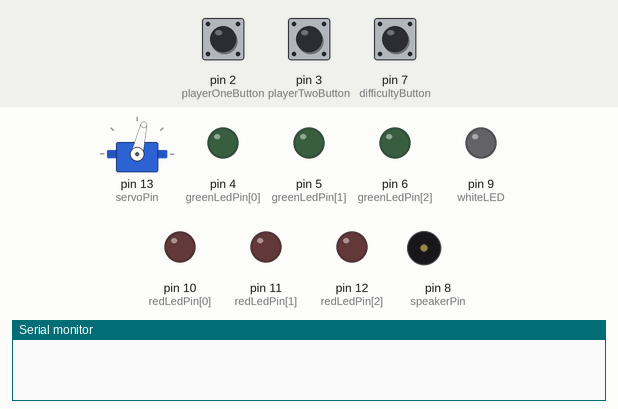
Simulated run of this sketch. Board: Arduino Uno, built with avr-gcc and run on an emulated ATmega328P. Parts: servo, output pins drawn as LEDs (lit = HIGH), buzzer (waves = sounding), the last lines printed to the serial monitor. Dashed ring = blinking. The inputs (shaded band) are chosen by the test bench; at power-on: pin 7 (difficultyButton) HIGH, pin 2 (playerOneButton) HIGH, pin 3 (playerTwoButton) LOW. Random numbers use the default seed unless the sketch sets one. At 63.6 s the program stops and its outputs stay as they are.

Above: at 4.9 s.
5.0 s: pin 7 (difficultyButton) pulled LOW for 2.5 s
At 7.4 s:
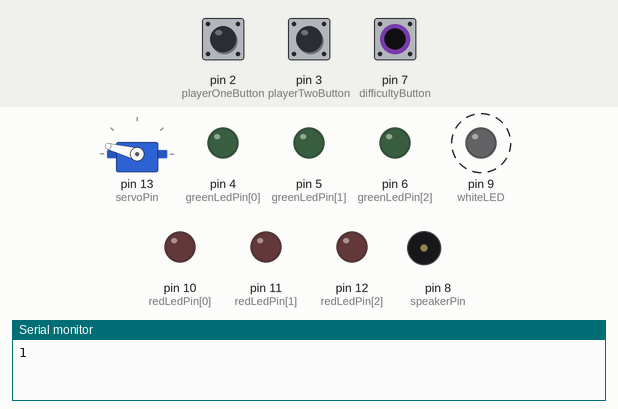
13.3 s: pin 2 (playerOneButton) pulled LOW for 2.5 s
At 64.7 s:
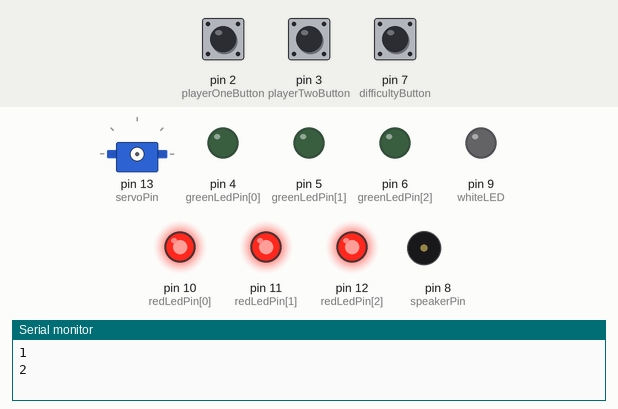
Timing chart, 0 to 65.1 s (numbered marks = the images above; inputs shaded):
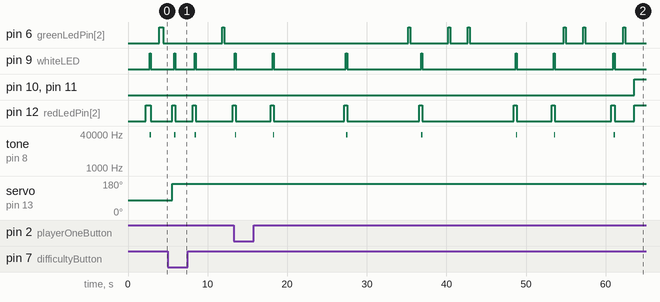

Measured:
- by itself, tone on pin 8 (speakerPin): plays 36781 Hz for 0.16 s, 36781 Hz for 0.16 s, 36781 Hz for 0.16 s, 36781 Hz for 0.16 s, 36781 Hz for 0.16 s, 36782 Hz for 0.16 s … (7 notes in this stretch)

The sketch:

sketch_oct31b.ino
```cpp
#include <Servo.h>

// assign LEDs, buttons and speaker to pins
int greenLedPin[] = {4, 5, 6};
int redLedPin[] = {10, 11, 12};
int playerOneButton = 2;
int playerTwoButton = 3;
int difficultyButton = 7;
int whiteLED = 9;
int speakerPin = 8;

// declare variables
int delayTimeHigh[] = {500, 250, 100}; // time delay between lights on/off
int delayTimeLow = 1000; // time delay between lights on/off
int score1 = 0; //p1 score
int score2 = 0; //p2 score
int randNumber1; //pins for green LEDS
int randNumber2; //pins for red LEDS
int whiteLEDOn; //whether white LED is on or off
int buttonState; //holds state of p1 button
int ledState; //holds state of current green LED that is on
int buttonState2; //holds state of p2 button
int ledState2; //holds state of current red LED that is on
int difficulty = 0; //value for difficulty
int t; // timer
Servo myServo; //create servo object
int servoPin = 13; // pin of the servo
int limits[2] = {10, 165}; // limits of rotation

//setup interrupt, button input and LED outputs
void setup() {
  for (int i = 0; i < 3; i++) {
    pinMode(greenLedPin[i], OUTPUT);
  }
  for (int i = 0; i < 3; i++) {
    pinMode(redLedPin[i], OUTPUT);
  }
  pinMode(playerOneButton, INPUT);
  pinMode(playerTwoButton, INPUT);
  pinMode(difficultyButton, INPUT);
  pinMode(whiteLED, OUTPUT);
  pinMode(speakerPin, OUTPUT);
  Serial.begin(9600);
  pinMode(1, OUTPUT);
  myServo.attach(servoPin); // set up servo
  myServo.write((limits[1] - limits[0]) / 2); //start servo between the two limits
}

//from ardx.org/circ06
//plays a sound when called
void playTone(int tone, int duration) {
  for (long i = 0; i < duration * 1000L; i += tone * 2) {
    digitalWrite(speakerPin, HIGH);
    delayMicroseconds(duration);
    digitalWrite(speakerPin, LOW);
    delayMicroseconds(duration);
  }
}

void playerOneInput(int rled, int t) {

  // read the state of the button
  int ledPin = rled;
  int timer = t / 2;
  ledState = digitalRead(ledPin);
  // check if the pushbutton is pressed
  if (ledState == 1) {
    int control = 0;
    while (control == 0) {
      delay(timer);
      buttonState = digitalRead(playerOneButton);
      delay(timer);
      if (buttonState == 0) {
        // turn LED on
        digitalWrite(whiteLED, HIGH);
        //increment score
        score1 ++;
        //output a sound
        playTone(10, 25);
        control = 1;
      }
      else {
        control = 1;
      }
    }
  }
  digitalWrite(whiteLED, LOW);
}


void playerTwoInput(int gled, int t) {
  // read the state of the button
  int ledPin = gled;
  int timer = t / 2;
  ledState = digitalRead(ledPin);
  // check if the pushbutton is pressed
  if (ledState == 1) {
    int control = 0;
    while (control == 0) {
      delay(timer);
      buttonState = digitalRead(playerTwoButton);
      delay(timer);
      if (buttonState == 0) {
        // turn LED on
        digitalWrite(whiteLED, HIGH);
        //increment score
        score2 ++;
        //output a sound
        playTone(1, 10);
        control = 1;
      }
      else {
        control = 1;
      }
    }
  }
  digitalWrite(whiteLED, LOW);
}

//function to change difficulty
void changeDifficulty() {
  buttonState = digitalRead(difficultyButton);
  if (buttonState == LOW && difficulty < 2) {
    difficulty++;
    Serial.println(difficulty);
  }
}

//run main program loop
void loop() {

  changeDifficulty();
  int t = delayTimeHigh[difficulty];
  randNumber1 = random(3); // select a random number
  randNumber2 = random(3);
  digitalWrite(redLedPin[randNumber2], HIGH); // light the LED with this number
  playerTwoInput(randNumber2, t);
  digitalWrite(redLedPin[randNumber2], LOW);
  delay(delayTimeLow);
  //turn off white LED
  delay(100);
  digitalWrite(whiteLED, LOW);
  //check to see whether max score has been reached
  // if true, light all LEDS and stop program
  if (score1 == 10) {
    digitalWrite(4, HIGH);
    digitalWrite(5, HIGH);
    digitalWrite(6, HIGH);
    Serial.println("1");
    exit(0);
  }

  digitalWrite(greenLedPin[randNumber1], HIGH); // light the LED with this number
  playerOneInput(randNumber1, t);
  digitalWrite(greenLedPin[randNumber1], LOW);
  delay(delayTimeLow);
  //turn off white LED
  delay(100);
  digitalWrite(whiteLED, LOW);
  //check to see whether max score has been reached
  // if true, light all LEDS and stop program
  if (score2 == 10) {
    digitalWrite(10, HIGH);
    digitalWrite(11, HIGH);
    digitalWrite(12, HIGH);
    Serial.println("2");
    exit(0);
  }

  if (score1 > score2) {
    myServo.write(limits[0]);
  }
  else if (score2 > score1) {
    myServo.write(limits[1]);
  }
}
```
